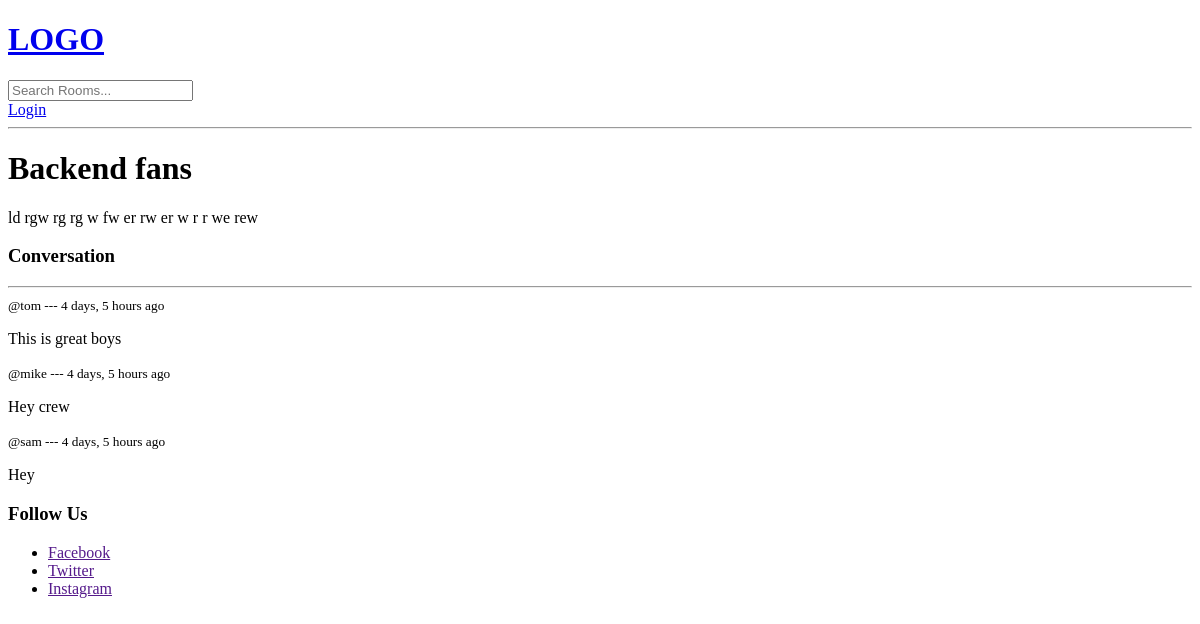
The app's page /room/4, older data.
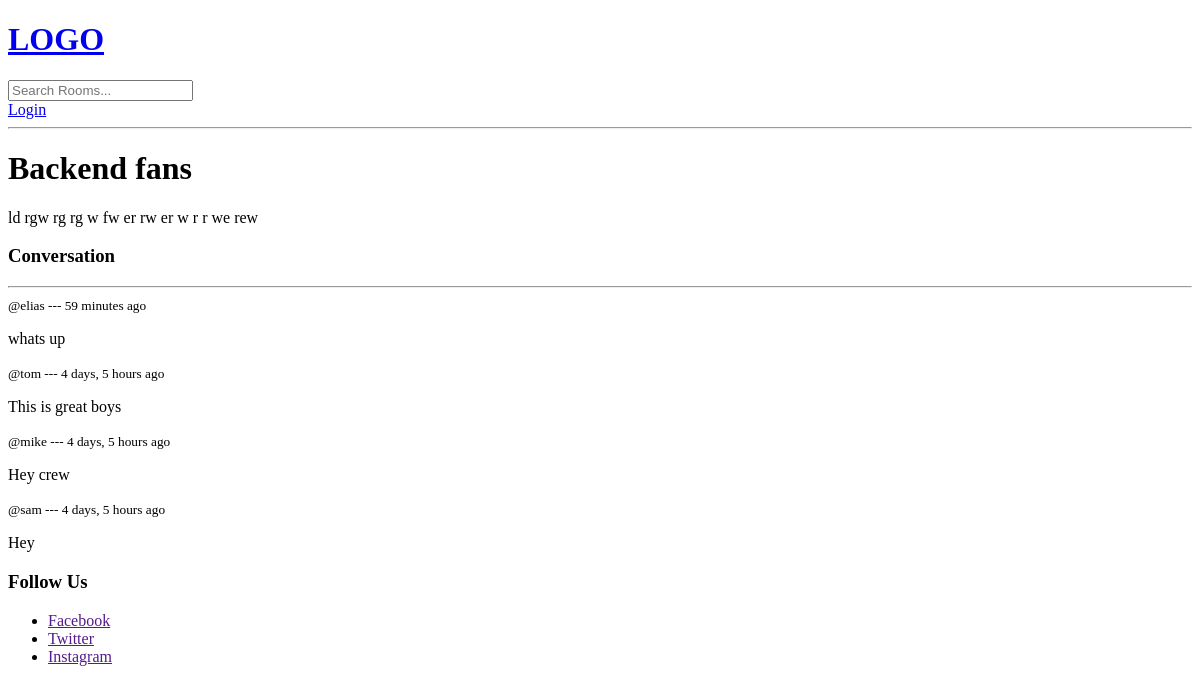
The same page, newer data.
### base/models.py (models this page shows, shortened)
class Message(models.Model):
    user = models.ForeignKey(User, on_delete=models.CASCADE)
    room = models.ForeignKey( Room, on_delete=models.CASCADE)
    body = models.TextField()
    updated = models.DateTimeField(auto_now=True)
    created = models.DateTimeField(auto_now_add=True)

### base/views.py (the view, shortened to what this page needs)
# urls.py: path('room/<str:pk>', views.room, name="room"),
def room(request, pk):
    room = Room.objects.get(id=pk)
    room_messages = room.message_set.all().order_by('-created')
    context = {"room":room, "room_messages": room_messages}
    return render(request, 'base/room.html', context)

### base/templates/base/room.html (shortened to what this page needs)
{% extends 'layout.html' %}
    {% block mainBlock %}
        <h1>{{ room.name }}</h1>
        <p>{{ room.description }}</p>
        <div class="comment-wrapper">
            <h3>Conversation</h3>
            <hr>
            <div class="messages">
                {% for message in room_messages %}
                    <div>
                        <small>@{{ message.user }}  ---  {{ message.created|timesince }} ago</small>
                        <p>{{ message.body }}</p>
                    </div>
                {% endfor %}
            </div>
        </div>
    {% endblock mainBlock %}

Row changes from the older to the newer data that the page shows:
added Message: user "elias", created "59 minutes", body "whats up"
